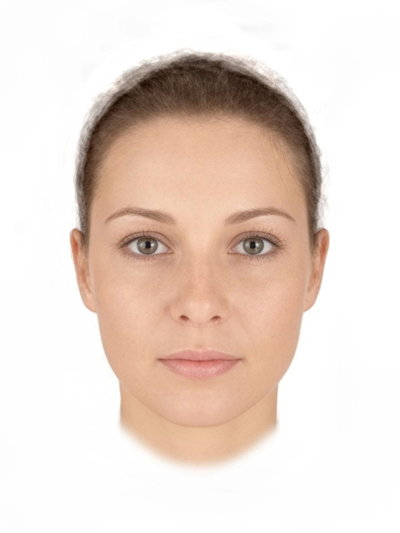
#> input picture input/face0.jpg, 400 x 533 px
$ python Core_Functions.py
#> lines starting #> are read from the running program, lines starting #| are printed output that depends on the picture
#--------------------------------------------------------------------
# Author: Dan Duncan
# Date created: 4/19/2017
#
# Test of the core functionalities of OpenCV on still images.
# Includes file I/O, displaying images, and benchmarking of
# color space transformations.
#
# Timing metrics
#               0.2 MPixels   10 MPixels
# BGR2LAB       1.2 ms        17.6 ms
# BGR2HSV       1.4 ms        28.3 ms
# BGR2HSV_FULL  1.1 ms        25.4 ms
# BGR2RGB       0.6 ms        7.9 ms
# BGR2GRAY      0.2 ms        7.0 ms
# BGR2YCrCb     0.4 ms        18.6 ms
# BGR2XYZ       0.4 ms        20.2 ms
#
#--------------------------------------------------------------------

import cv2 as cv
from matplotlib import pyplot as plt
import time

#--------------------------------------------------------------------
# USER OPTIONS:

# Select modules to enable
module0 = False  # Display images using opencv
module1 = False  # Display images using matplotlib
module2 = True  # Convert images between different color spaces

# Load a test image with three different color formats
inputFile = "input/face0.jpg"  # 533 x 400 pixels
#inputFile = "input/face_large.jpg" # 3500 x 2789 pixels


#--------------------------------------------------------------------
# START SCRIPT

img_color = cv.imread(inputFile,1) # Color, but discard transparency (default)
#> img_color is the input picture: shape (533, 400, 3); mean B, G, R 207.7, 216.9, 232.6
img_gray = cv.imread(inputFile,0) # Grayscale
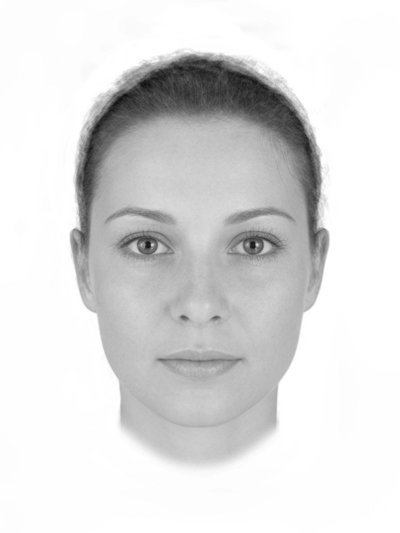
#> img_gray: shape (533, 400); min 12, max 255, mean 220.6
img_full = cv.imread(inputFile,-1) # Color, including transparency


# Module 0: Read, display, and write images
if module0 == True:
    # Display the images in sequence
    cv.imshow('Color',img_color)
    cv.waitKey(0) # Wait for user to press any key before continuing
    cv.destroyAllWindows()
    cv.waitKey(1) # Required extra line for cv to work on Mac

    cv.imshow('Gray',img_gray)
    k = cv.waitKey(0) # Save user's input key to k
    cv.destroyAllWindows()
    cv.waitKey(1) # Required extra line for cv to work on Mac

    cv.imshow('Color with Transparency',img_full)
    cv.waitKey(0) # Wait for user to press any key before continuing
    cv.destroyAllWindows()
    cv.waitKey(1) # Required extra line for cv to work on Mac

    # Display image in resized window
    # 1/2 size: 267 x 200
    # Note that img.shape returns (height, width)
    # OpenCV functions take arguments as (width, height)
    h, w = img_color.shape[:2]
    interp = cv.INTER_AREA  # Use AREA for shrinking, LINEAR or CUBIC for zooming
    img_small = cv.resize(img_color, (200, 267), interpolation=interp)
    #cv.namedWindow('smallframe', cv.WINDOW_NORMAL)
    cv.imshow('smallframe',img_small)
    #cv.resizeWindow('smallframe', 200, 267)
    cv.waitKey(0)  # Wait for user to press any key before continuing
    cv.destroyAllWindows()
    cv.waitKey(1)  # Required extra line for cv to work on Mac

    # Allow user to save grayscale image by typing an 's'
    if k == ord('s'):
        cv.imwrite('input/face0_gray.jpg', img_gray)
        print("Grayscale image saved.")
    else:
        print("Image not saved.")

# Module 1: Display images using matplotlib
if module1 == True:

    # Display grayscale image
    plt.imshow(img_gray, cmap = 'gray', interpolation = 'bicubic')
    plt.xticks([]), plt.yticks([])  # to hide tick values on X and Y axis
    plt.show()

    # Display color image
    # This is harder, because OpenCV is BGR, while matplotlib is RGB
    b,g,r = cv.split(img_color)
    img_color_rgb = cv.merge([r,g,b])
    plt.subplot(121)
    plt.imshow(img_color)  # Distorted color
    plt.subplot(122)
    plt.imshow(img_color_rgb)  # Correct color
    plt.show()

    # Two other ways to get the correct color
    img_color_rgb_2 = img_color[:, :, ::-1] # Uses numpy indexing
    img_color_rgb_3 = cv.cvtColor(img_color, cv.COLOR_BGR2RGB)

# Module 2: Convert images to different color spaces
if module2 == True:

    # Display all possible color conversion flags
    allFlags = [i for i in dir(cv) if i.startswith('COLOR_BGR2')]
    print(allFlags)

    # Important color conversion flags:
    # COLOR_BGR2GRAY
    # COLOR_BGR2HSV, COLOR_BGR2HSV_FULL
    # COLOR_BGR2LAB, COLOR_BGR2Lab  <-- These are equivalent
    # COLOR_BGR2XYZ
    # COLOR_BGR2YCR_CB, COLOR_BGR2YCrCb <-- These are equivalent
    flags = ["COLOR_BGR2RGB",
             "COLOR_BGR2GRAY",
             "COLOR_BGR2LAB",
             "COLOR_BGR2HSV",
             "COLOR_BGR2HSV_FULL",
             "COLOR_BGR2YCrCb",
             "COLOR_BGR2XYZ"
             ]

    # Print image resolution
    resMP = (img_color.shape[0] * img_color.shape[1]) / 1e6
#> resMP = 0.213
    print("Image Resolution: %.4f MP" % resMP)
#| Image Resolution: 0.2132 MP

    # Do conversions for all flags
    print("Conversion time:")
    for flag in flags:
        tstart = time.time()
        img_new = cv.cvtColor(img_color,getattr(cv,flag))
        t = time.time() - tstart
        print("\t" + flag + "\t\t%.3f ms" % (1000*t))

    # Display image and check display time
    # Note that cv.imshow only accepts images in BGR format
    showImage = False
    if showImage:
        t0 = time.time()
        cv.imshow('Color',img_color)
        tdisp = time.time() - t0
        print("Display time:\t%.3f ms" % (1000*tdisp))
        cv.waitKey(0) # Wait for user to press any key before continuing
        cv.destroyAllWindows()
        cv.waitKey(1) # Required extra line for cv to work on Mac

print("\nAll done!")

$ run again, with input/face_large.jpg copied over input/face0.jpg
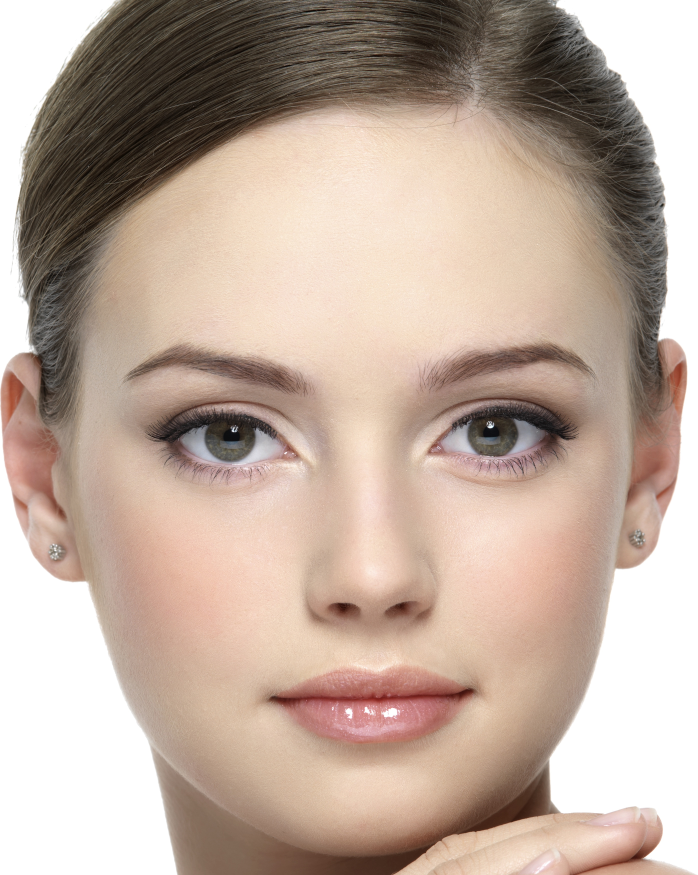
#> input picture input/face_large.jpg, 2789 x 3500 px (shown at 1/4 size)
#> img_color is the input picture: shape (3500, 2789, 3); mean B, G, R 157, 170.2, 190.2
#> `img_gray = cv.imread(inputFile,0)`:
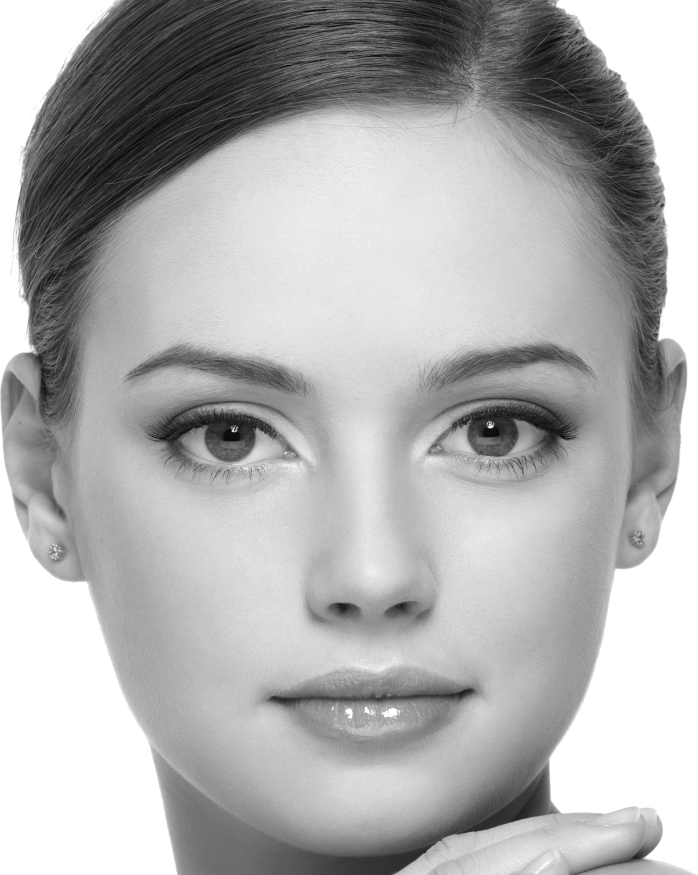
#> img_gray: shape (3500, 2789) (shown at 1/4 size); min 0, max 255, mean 174.6
#| Image Resolution: 9.7615 MP
